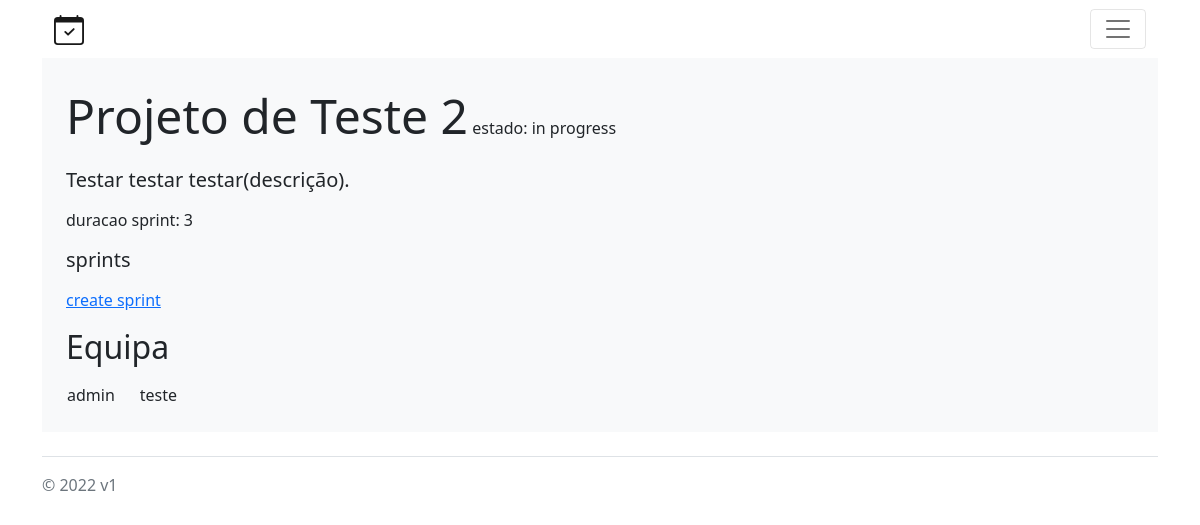
Page /projects/2 (signed in) on the committed database.
### scrum/models.py (models this page shows)
class Project(models.Model):
    title = models.TextField()
    description = models.TextField()
    created_by = models.ForeignKey(User, on_delete=models.CASCADE, related_name='from+')
    group = models.ForeignKey(Group, on_delete=models.CASCADE)
    created_at = models.DateTimeField(auto_now_add=True)
    tasks = models.ManyToManyField(Task)
    sprints = models.ManyToManyField(Sprint)
    sprint_duration = models.IntegerField()
    password = models.TextField()
    IN_PROGRESS = 1
    FINISHED = 2
    STATE_CHOICES = (
        (IN_PROGRESS, 'In Progress'),
        (FINISHED, 'Finished'),
    )
    state = models.PositiveSmallIntegerField(choices=STATE_CHOICES, blank=True, null=True)
    class Meta:
        permissions = (
            ('master', 'Master Permissions'),
            ('developer', 'Developer Permissions'),
            ('boss', 'Boss Permissions'),
        )

### scrum/views.py (the view)
# urls.py: path('projects/<int:project_id>', scrum_views.project, name='project-overview'),
def project(request, project_id=None):
    user_prof = UserProfile.objects.filter(user=request.user).first()
    proj = Project.objects.filter(id=project_id)
    return render(request, 'scrum/project_overview.html', {'title': f"{proj.first().title} dashboard",
                                                             'permission': request.user.has_perm('master',
                                                                                                 user_prof.projects.first()),
                                                             'projects': user_prof.projects.all().values(),
                                                             'project': proj.values()[0],
                                                             'sprints': proj.first().sprints.values(),
                                                             'team': User.objects.filter(groups__id=proj.first().group.id).values()})

### scrum/templates/scrum/project_overview.html (shortened to what this page needs)
{% extends "scrum/base.html" %}
{% block content %}
<p><span style="font-size: 3em;">{{project.title}}</span><span>
  estado:
  {% if project.state == 1 %}
     in progress
  {% elif project.state == 2 %}
    finished
  {% endif %}
</span></p>
<p><h5>{{project.description}}</h5>
</p>
<p>duracao sprint: {{project.sprint_duration}}</p>
<p><h5>sprints</h5></p>
<a href="{% url 'create-sprint' project.id %}">create sprint</a>
<br>
<p><h2>Equipa</h2></p>
<table>
  <tr>
  {% for member in team %}
<td style="padding-right: 1.5em;">{{member.username}}</td>
{% endfor %}
</tr>
</table>
{% endblock content %}

### rows in the picture
Project: title "Projeto de Teste 2", description "Testar testar testar(descrição).", sprint_duration "3"

### other values in the picture
{{ member.username }} "admin"
{{ member.username }} "teste"
